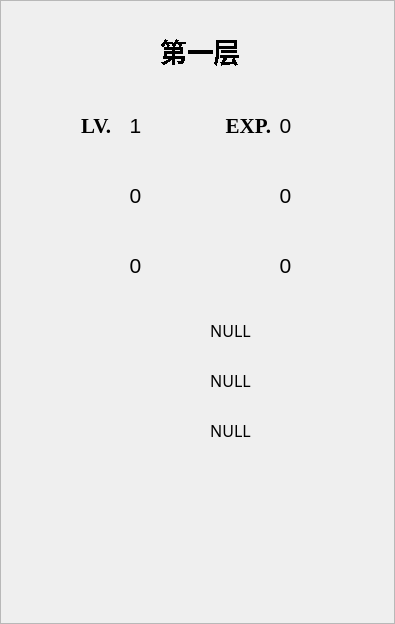
<?xml version="1.0" encoding="UTF-8"?>
<ui version="4.0">
 <class>datadisplay</class>
 <widget class="QWidget" name="datadisplay">
  <property name="geometry">
   <rect>
    <x>0</x>
    <y>0</y>
    <width>395</width>
    <height>624</height>
   </rect>
  </property>
  <property name="sizePolicy">
   <sizepolicy hsizetype="Fixed" vsizetype="Fixed">
    <horstretch>0</horstretch>
    <verstretch>0</verstretch>
   </sizepolicy>
  </property>
  <property name="windowTitle">
   <string>Form</string>
  </property>
  <property name="styleSheet">
   <string notr="true">#datadisplay{
	border-image: url(:/background/res/background/statusbg.png);}
#datadisplay{}</string>
  </property>
  <widget class="QFrame" name="frame">
   <property name="geometry">
    <rect>
     <x>0</x>
     <y>0</y>
     <width>395</width>
     <height>624</height>
    </rect>
   </property>
   <property name="sizePolicy">
    <sizepolicy hsizetype="Fixed" vsizetype="Fixed">
     <horstretch>0</horstretch>
     <verstretch>0</verstretch>
    </sizepolicy>
   </property>
   <property name="styleSheet">
    <string notr="true">#frame{
	border-image: url(:/background/res/background/statusbg.png);}
#frame *{}</string>
   </property>
   <property name="frameShape">
    <enum>QFrame::StyledPanel</enum>
   </property>
   <property name="frameShadow">
    <enum>QFrame::Raised</enum>
   </property>
   <widget class="QLabel" name="heroprofile">
    <property name="geometry">
     <rect>
      <x>0</x>
      <y>420</y>
      <width>395</width>
      <height>185</height>
     </rect>
    </property>
    <property name="styleSheet">
     <string notr="true">border-image: url(:/background/res/characters/heroprofile.png);</string>
    </property>
    <property name="text">
     <string/>
    </property>
   </widget>
   <widget class="QLabel" name="icon_bkey">
    <property name="geometry">
     <rect>
      <x>220</x>
      <y>170</y>
      <width>51</width>
      <height>51</height>
     </rect>
    </property>
    <property name="font">
     <font>
      <family>Times New Roman</family>
      <pointsize>16</pointsize>
      <weight>50</weight>
      <bold>false</bold>
     </font>
    </property>
    <property name="styleSheet">
     <string notr="true">
border-image: url(:/item/res/item/bluekey.png);</string>
    </property>
    <property name="text">
     <string/>
    </property>
    <property name="alignment">
     <set>Qt::AlignRight|Qt::AlignTrailing|Qt::AlignVCenter</set>
    </property>
   </widget>
   <widget class="QLabel" name="icon_def">
    <property name="geometry">
     <rect>
      <x>100</x>
      <y>410</y>
      <width>41</width>
      <height>41</height>
     </rect>
    </property>
    <property name="styleSheet">
     <string notr="true">border-image: url(:/item/res/item/shield.png);</string>
    </property>
    <property name="text">
     <string/>
    </property>
   </widget>
   <widget class="QLabel" name="icon_lv">
    <property name="geometry">
     <rect>
      <x>80</x>
      <y>110</y>
      <width>31</width>
      <height>31</height>
     </rect>
    </property>
    <property name="font">
     <font>
      <family>Times New Roman</family>
      <pointsize>16</pointsize>
      <weight>75</weight>
      <bold>true</bold>
     </font>
    </property>
    <property name="styleSheet">
     <string notr="true"/>
    </property>
    <property name="text">
     <string>LV.</string>
    </property>
    <property name="alignment">
     <set>Qt::AlignRight|Qt::AlignTrailing|Qt::AlignVCenter</set>
    </property>
   </widget>
   <widget class="QLabel" name="data_storey">
    <property name="geometry">
     <rect>
      <x>110</x>
      <y>30</y>
      <width>181</width>
      <height>41</height>
     </rect>
    </property>
    <property name="font">
     <font>
      <family>宋体</family>
      <pointsize>20</pointsize>
      <weight>75</weight>
      <bold>true</bold>
      <stylestrategy>NoAntialias</stylestrategy>
      <kerning>true</kerning>
     </font>
    </property>
    <property name="styleSheet">
     <string notr="true"/>
    </property>
    <property name="text">
     <string>第一层</string>
    </property>
    <property name="alignment">
     <set>Qt::AlignCenter</set>
    </property>
   </widget>
   <widget class="QLabel" name="data_lv">
    <property name="geometry">
     <rect>
      <x>70</x>
      <y>100</y>
      <width>131</width>
      <height>51</height>
     </rect>
    </property>
    <property name="font">
     <font>
      <pointsize>16</pointsize>
     </font>
    </property>
    <property name="styleSheet">
     <string notr="true"/>
    </property>
    <property name="text">
     <string>1</string>
    </property>
    <property name="alignment">
     <set>Qt::AlignCenter</set>
    </property>
   </widget>
   <widget class="QLabel" name="data_ykey">
    <property name="geometry">
     <rect>
      <x>70</x>
      <y>170</y>
      <width>131</width>
      <height>51</height>
     </rect>
    </property>
    <property name="font">
     <font>
      <pointsize>16</pointsize>
     </font>
    </property>
    <property name="styleSheet">
     <string notr="true"/>
    </property>
    <property name="text">
     <string>0</string>
    </property>
    <property name="alignment">
     <set>Qt::AlignCenter</set>
    </property>
   </widget>
   <widget class="QLabel" name="icon_atk">
    <property name="geometry">
     <rect>
      <x>100</x>
      <y>360</y>
      <width>41</width>
      <height>41</height>
     </rect>
    </property>
    <property name="styleSheet">
     <string notr="true">border-image: url(:/item/res/item/sword.png);</string>
    </property>
    <property name="frameShape">
     <enum>QFrame::NoFrame</enum>
    </property>
    <property name="text">
     <string/>
    </property>
   </widget>
   <widget class="QLabel" name="icon_ykey">
    <property name="geometry">
     <rect>
      <x>70</x>
      <y>170</y>
      <width>51</width>
      <height>51</height>
     </rect>
    </property>
    <property name="font">
     <font>
      <family>Times New Roman</family>
      <pointsize>16</pointsize>
      <weight>50</weight>
      <bold>false</bold>
     </font>
    </property>
    <property name="styleSheet">
     <string notr="true">
border-image: url(:/item/res/item/yelllowkey.png);</string>
    </property>
    <property name="text">
     <string/>
    </property>
    <property name="alignment">
     <set>Qt::AlignRight|Qt::AlignTrailing|Qt::AlignVCenter</set>
    </property>
   </widget>
   <widget class="QLabel" name="data_coin">
    <property name="geometry">
     <rect>
      <x>220</x>
      <y>240</y>
      <width>131</width>
      <height>51</height>
     </rect>
    </property>
    <property name="font">
     <font>
      <pointsize>16</pointsize>
     </font>
    </property>
    <property name="styleSheet">
     <string notr="true"/>
    </property>
    <property name="text">
     <string>0</string>
    </property>
    <property name="alignment">
     <set>Qt::AlignCenter</set>
    </property>
   </widget>
   <widget class="QLabel" name="data_defence">
    <property name="geometry">
     <rect>
      <x>180</x>
      <y>410</y>
      <width>101</width>
      <height>41</height>
     </rect>
    </property>
    <property name="font">
     <font>
      <family>华文中宋</family>
      <pointsize>12</pointsize>
     </font>
    </property>
    <property name="text">
     <string>NULL</string>
    </property>
    <property name="alignment">
     <set>Qt::AlignCenter</set>
    </property>
   </widget>
   <widget class="QLabel" name="data_exp">
    <property name="geometry">
     <rect>
      <x>220</x>
      <y>100</y>
      <width>131</width>
      <height>51</height>
     </rect>
    </property>
    <property name="font">
     <font>
      <pointsize>16</pointsize>
     </font>
    </property>
    <property name="styleSheet">
     <string notr="true"/>
    </property>
    <property name="text">
     <string>0</string>
    </property>
    <property name="alignment">
     <set>Qt::AlignCenter</set>
    </property>
   </widget>
   <widget class="QLabel" name="data_atk">
    <property name="geometry">
     <rect>
      <x>180</x>
      <y>360</y>
      <width>101</width>
      <height>41</height>
     </rect>
    </property>
    <property name="font">
     <font>
      <family>华文中宋</family>
      <pointsize>12</pointsize>
     </font>
    </property>
    <property name="text">
     <string>NULL</string>
    </property>
    <property name="alignment">
     <set>Qt::AlignCenter</set>
    </property>
   </widget>
   <widget class="QLabel" name="data_bkey">
    <property name="geometry">
     <rect>
      <x>220</x>
      <y>170</y>
      <width>131</width>
      <height>51</height>
     </rect>
    </property>
    <property name="font">
     <font>
      <pointsize>16</pointsize>
     </font>
    </property>
    <property name="styleSheet">
     <string notr="true"/>
    </property>
    <property name="text">
     <string>0</string>
    </property>
    <property name="alignment">
     <set>Qt::AlignCenter</set>
    </property>
   </widget>
   <widget class="QLabel" name="data_heal">
    <property name="geometry">
     <rect>
      <x>180</x>
      <y>310</y>
      <width>101</width>
      <height>41</height>
     </rect>
    </property>
    <property name="font">
     <font>
      <family>华文中宋</family>
      <pointsize>12</pointsize>
     </font>
    </property>
    <property name="text">
     <string>NULL</string>
    </property>
    <property name="alignment">
     <set>Qt::AlignCenter</set>
    </property>
   </widget>
   <widget class="QLabel" name="icon_exp">
    <property name="geometry">
     <rect>
      <x>220</x>
      <y>110</y>
      <width>51</width>
      <height>31</height>
     </rect>
    </property>
    <property name="font">
     <font>
      <family>Times New Roman</family>
      <pointsize>16</pointsize>
      <weight>75</weight>
      <bold>true</bold>
     </font>
    </property>
    <property name="styleSheet">
     <string notr="true"/>
    </property>
    <property name="text">
     <string>EXP.</string>
    </property>
    <property name="alignment">
     <set>Qt::AlignRight|Qt::AlignTrailing|Qt::AlignVCenter</set>
    </property>
   </widget>
   <widget class="QLabel" name="data_rkey">
    <property name="geometry">
     <rect>
      <x>70</x>
      <y>240</y>
      <width>131</width>
      <height>51</height>
     </rect>
    </property>
    <property name="font">
     <font>
      <pointsize>16</pointsize>
     </font>
    </property>
    <property name="styleSheet">
     <string notr="true"/>
    </property>
    <property name="text">
     <string>0</string>
    </property>
    <property name="alignment">
     <set>Qt::AlignCenter</set>
    </property>
   </widget>
   <widget class="QLabel" name="icon_rkey">
    <property name="geometry">
     <rect>
      <x>70</x>
      <y>240</y>
      <width>51</width>
      <height>51</height>
     </rect>
    </property>
    <property name="font">
     <font>
      <family>Times New Roman</family>
      <pointsize>16</pointsize>
      <weight>50</weight>
      <bold>false</bold>
     </font>
    </property>
    <property name="styleSheet">
     <string notr="true">border-image: url(:/item/res/item/redkey.png);</string>
    </property>
    <property name="text">
     <string/>
    </property>
    <property name="alignment">
     <set>Qt::AlignRight|Qt::AlignTrailing|Qt::AlignVCenter</set>
    </property>
   </widget>
   <widget class="QLabel" name="icon_coin">
    <property name="geometry">
     <rect>
      <x>220</x>
      <y>240</y>
      <width>51</width>
      <height>51</height>
     </rect>
    </property>
    <property name="font">
     <font>
      <family>Times New Roman</family>
      <pointsize>16</pointsize>
      <weight>50</weight>
      <bold>false</bold>
     </font>
    </property>
    <property name="styleSheet">
     <string notr="true">
border-image: url(:/item/res/item/coin.png);</string>
    </property>
    <property name="text">
     <string/>
    </property>
    <property name="alignment">
     <set>Qt::AlignRight|Qt::AlignTrailing|Qt::AlignVCenter</set>
    </property>
   </widget>
   <widget class="QLabel" name="icon_health">
    <property name="geometry">
     <rect>
      <x>90</x>
      <y>300</y>
      <width>61</width>
      <height>61</height>
     </rect>
    </property>
    <property name="styleSheet">
     <string notr="true">border-image: url(:/item/res/item/heart.png);</string>
    </property>
    <property name="text">
     <string/>
    </property>
   </widget>
  </widget>
 </widget>
 <resources/>
 <connections/>
</ui>
